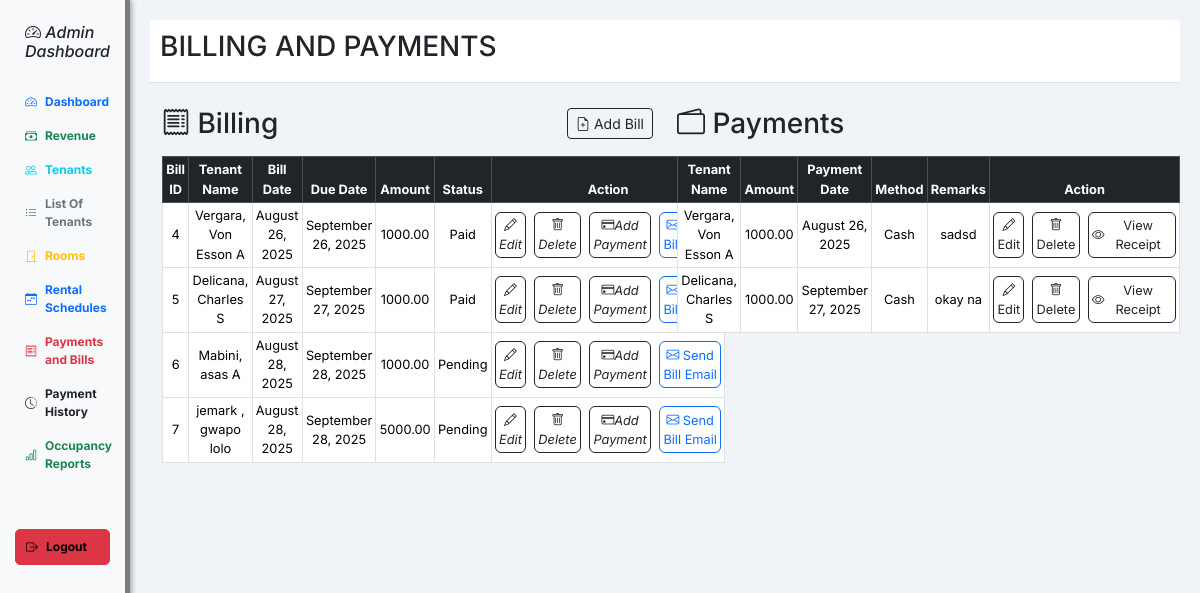
The app's page /admin/bills_payment.php with its own data.
### tables this page shows
CREATE TABLE `billing` (
  `bill_id` int(11) NOT NULL,
  `tenant_id` int(11) NOT NULL,
  `bill_date` date NOT NULL,
  `due_date` date DEFAULT NULL,
  `amount` decimal(10,2) NOT NULL,
  `status` enum('Pending','Paid') DEFAULT 'Pending',
  `email` varchar(255) DEFAULT NULL,
  `remarks` varchar(255) DEFAULT NULL
);

CREATE TABLE `tenant` (
  `tenant_id` int(11) NOT NULL,
  `firstname` varchar(255) NOT NULL,
  `lastname` varchar(255) NOT NULL,
  `mi` varchar(10) NOT NULL,
  `contactno` varchar(20) NOT NULL,
  `email` varchar(255) NOT NULL,
  `account_created` timestamp NOT NULL DEFAULT current_timestamp() ON UPDATE current_timestamp(),
  `status` varchar(100) DEFAULT NULL,
  `room_id` int(11) DEFAULT NULL
);

CREATE TABLE `payments` (
  `payment_id` int(11) NOT NULL,
  `bill_id` int(11) NOT NULL,
  `tenant_id` int(11) NOT NULL,
  `payment_date` date NOT NULL,
  `amount` decimal(10,2) NOT NULL,
  `payment_method` varchar(50) NOT NULL,
  `remarks` text DEFAULT NULL
);

### admin/bills_payment.php (the view, shortened to what this page needs)
<!DOCTYPE html>
<html lang="en">
<head>
  <link href="https://cdn.jsdelivr.net/npm/bootstrap@5.3.1/dist/css/bootstrap.min.css" rel="stylesheet" />
    <link rel="stylesheet" href="https://cdn.jsdelivr.net/npm/bootstrap-icons@1.11.3/font/bootstrap-icons.css">
</head>
<body>
  <div class="d-flex">
    <nav class="sidebar">
      <h3 class="text-dark" style="font-size: 1.1rem;"><a href="dashboard.php" style="text-decoration: none; color: inherit;"> <strong>
            <h6> <i class="bi bi-speedometer2">
              Admin Dashboard</i> </h6>
          </strong></a></h3>
      <a href="dashboard.php" class="d-flex align-items-center gap-2 fw-bold text-primary">
        <i class="bi bi-speedometer2"></i> Dashboard
      </a>
      <a href="revenue.php" class="d-flex align-items-center gap-2 fw-bold text-success">
        <i class="bi bi-cash-stack"></i> Revenue
      </a>
      <a href="tenants.php" class="d-flex align-items-center gap-2 fw-bold text-info">
        <i class="bi bi-people"></i> Tenants
      </a>
      <a href="tenantlist.php" class="d-flex align-items-center gap-2 fw-bold text-secondary">
        <i class="bi bi-list-ul"></i> List Of Tenants
      </a>
      <a href="rooms.php" class="d-flex align-items-center gap-2 fw-bold text-warning">
        <i class="bi bi-door-closed"></i> Rooms
      </a>
      <a href="rentalsched.php" class="d-flex align-items-center gap-2 fw-bold text-primary">
        <i class="bi bi-calendar-week"></i> Rental Schedules
      </a>
      <a href="bills_payment.php" class="d-flex align-items-center gap-2 fw-bold text-danger">
        <i class="bi bi-receipt"></i> Payments and Bills
      </a>
      <a href="payment_history.php" class="d-flex align-items-center gap-2 fw-bold text-dark">
        <i class="bi bi-clock-history"></i> Payment History
      </a>
      <a href="occupancy.php" class="d-flex align-items-center gap-2 fw-bold text-success">
        <i class="bi bi-bar-chart"></i> Occupancy Reports
      </a>
      <a href="logout.php" class="mt-5 btn btn-danger btn-sm d-flex align-items-center gap-2 fw-bold" onclick="return confirm('Are you sure you want to logout?')">
        <i class="bi bi-box-arrow-right"></i> Logout
      </a>
    </nav>
    <div class="content">
      <div class="header">
        <h3 class="">BILLING AND PAYMENTS</h3>
      </div>
      <div class="container mt-4">
        <div class="row">
          <div class="col-md-6">
            <div class="d-flex justify-content-between align-items-center mb-3">
              <h3 class="text-dark mb-0"><i class="bi bi-receipt"></i> Billing</h3>
              <button class="btn btn-outline-dark btn-sm" data-bs-toggle="modal" data-bs-target="#addBillModal">
                 <i class="bi bi-file-earmark-plus"></i> Add Bill
              </button>
            </div>
            <table class="table table-xs table-bordered align-middle text-center" style="width: 100%; margin: 0;">
              <thead class="table-dark">
                <tr>
                  <th>Bill ID</th>
                  <th>Tenant Name</th>
                  <th>Bill Date</th>
                  <th>Due Date</th>
                  <th>Amount</th>
                  <th>Status</th>
                  <th>Action</th>
                </tr>
              </thead>
              <tbody>
                <?php
                include '../conn.php';
                $data = mysqli_query($conn, "SELECT billing.bill_id, tenant.lastname, tenant.firstname, tenant.mi, billing.bill_date, billing.due_date, billing.amount, billing.status FROM billing JOIN tenant ON billing.tenant_id = tenant.tenant_id");
                while ($display = mysqli_fetch_array($data)) {
                ?>
                  <tr>
                    <td><?php echo $display['bill_id'] ?></td>
                    <td><?php echo $display['lastname'] . ', ' . $display['firstname'] . ' ' . $display['mi']; ?></td>
                    <td><?php echo date("F d, Y", strtotime($display['bill_date'])); ?></td>
                    <td><?php echo date("F d, Y", strtotime($display['due_date'])); ?></td>
                    <td><?php echo $display['amount']; ?></td>
                    <td><?php echo $display['status']; ?></td>
                    <td>
                      <div class="d-flex justify-content-center gap-2">
                        <button class="btn btn-outline-dark btn-xs" data-bs-toggle="modal" data-bs-target="#editModal<?php echo $display['bill_id']; ?>">
                          <i class="bi bi-pencil">Edit</i>
                        </button>
                        <button class="btn btn-outline-dark btn-xs" data-bs-toggle="modal" data-bs-target="#deleteModal<?php echo $display['bill_id']; ?>"><i class="bi bi-trash">Delete</i></button>
                        <button class="btn btn-outline-dark btn-xs w-100" data-bs-toggle="modal" data-bs-target="#addPaymentModal<?php echo $display['bill_id']; ?>"><i class = 'bi bi-credit-card'>Add Payment</i></button>
                        <a href="send_bill_email.php?bill_id=<?php echo $display['bill_id']; ?>" class="btn btn-outline-primary btn-xs w-100"><i class="bi bi-envelope"></i> Send Bill Email</a>
                      </div>
                    </td>
                  </tr>
                <?php
                }
                ?>
              </tbody>
            </table>
          </div>
          <div class="col-md-6">
            <div class="d-flex justify-content-between align-items-center mb-3">
              <h3 class="text-dark mb-0"><i class="bi bi-wallet2"></i> Payments</h3>
            </div>
            <table class="table table-xs table-bordered align-middle text-center" style="width: 100%;">
              <thead class="table-dark">
                <tr>
                  <th>Tenant Name</th>
                  <th>Amount</th>
                  <th>Payment Date</th>
                  <th>Method</th>
                  <th>Remarks</th>
                  <th>Action</th>
                </tr>
              </thead>
              <tbody>
                <?php
                $payments = mysqli_query($conn, "SELECT payments.*, tenant.lastname, tenant.firstname, tenant.mi FROM payments JOIN billing ON payments.bill_id = billing.bill_id JOIN tenant ON billing.tenant_id = tenant.tenant_id");
                while ($pay = mysqli_fetch_assoc($payments)) {
                ?>
                  <tr>
                    <td><?php echo $pay['lastname'] . ', ' . $pay['firstname'] . ' ' . $pay['mi']; ?></td>
                    <td><?php echo $pay['amount']; ?></td>
                    <td><?php echo date('F d, Y', strtotime($pay['payment_date'])); ?></td>
                    <td><?php echo $pay['payment_method']; ?></td>
                    <td><?php echo $pay['remarks']; ?></td>
                    <td>
                      <div class="d-flex justify-content-center gap-2">
  <button class="btn btn-outline-dark btn-xs " data-bs-toggle="modal" data-bs-target="#editPaymentModal<?php echo $pay['payment_id']; ?>">
    <i class="bi bi-pencil"></i> Edit
  </button>
  <button class="btn btn-outline-dark btn-xs" data-bs-toggle="modal" data-bs-target="#deletePay_<?php echo $pay['payment_id']; ?>">
    <i class="bi bi-trash"></i> Delete
  </button>
  <a href="view_receipt.php" class="btn btn-outline-dark btn-xs w-100 d-flex justify-content-center align-items-center">
    <i class="bi bi-eye"></i> View Receipt
  </a>
</div>
                  </tr>
                <?php } ?>
              </tbody>
            </table>
          </div>
        </div>
      </div>
    </div>
  </div>
</body>
</html>

### admin/bills_payment.php (style rules this page uses)
body { font-family: 'Inter', system-ui, -apple-system, 'Segoe UI', sans-serif; background: #f0f4f8; }
.sidebar { height: 100vh; width: 130px; background-color: #f8f9fa; padding: 15px; border-right: 5px solid rgba(0, 0, 0, 0.5); box-shadow: 2px 0 5px rgba(0, 0, 0, 0.3); }
.sidebar a { color: #343a40; text-decoration: none; padding: 8px 10px; display: block; border-radius: 5px; font-size: 0.75rem; transition: background-color 0.3s; }
.content { padding: 20px; flex-grow: 1; }
.header { background-color: #ffffff; padding: 10px; border-bottom: 1px solid #dee2e6; }
.d-flex .sidebar a { color: black; }
.table-xs td, .table-xs th { padding: 0.2rem; font-size: 0.8rem; }
.btn-xs { padding: 0.2rem; font-size: 0.8rem; width: 50px; }

### records on screen
billing: bill_id "4", tenant.lastname "Vergara", tenant.firstname "Von Esson", tenant.mi "A", bill_date "August 26, 2025", due_date "September 26, 2025", amount "1000.00", status "Paid"
billing: bill_id "5", tenant.lastname "Delicana", tenant.firstname "Charles", tenant.mi "S", bill_date "August 27, 2025", due_date "September 27, 2025", amount "1000.00", status "Paid"
billing: bill_id "6", tenant.lastname "Mabini", tenant.firstname "asas", tenant.mi "A", bill_date "August 28, 2025", due_date "September 28, 2025", amount "1000.00", status "Pending"
billing: bill_id "7", tenant.lastname "jemark", tenant.firstname "gwapo", tenant.mi "lolo", bill_date "August 28, 2025", due_date "September 28, 2025", amount "5000.00", status "Pending"
payments: tenant.lastname "Vergara", tenant.firstname "Von Esson", tenant.mi "A", amount "1000.00", payment_date "August 26, 2025", payment_method "Cash", remarks "sadsd"
payments: tenant.lastname "Delicana", tenant.firstname "Charles", tenant.mi "S", amount "1000.00", payment_date "September 27, 2025", payment_method "Cash", remarks "okay na"
